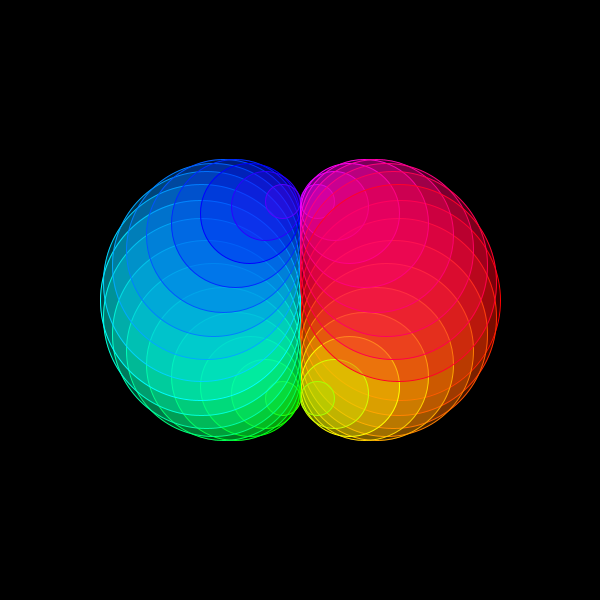
Frame 1 (no input)
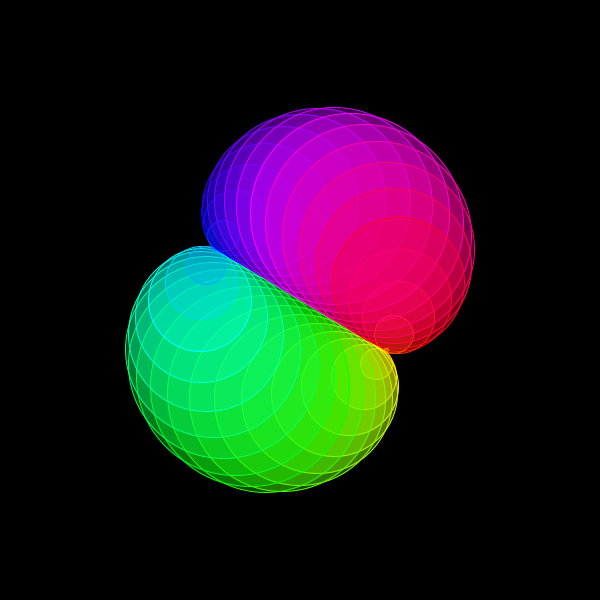
Frame 60 (the mouse pressed at the canvas centre just before this capture)
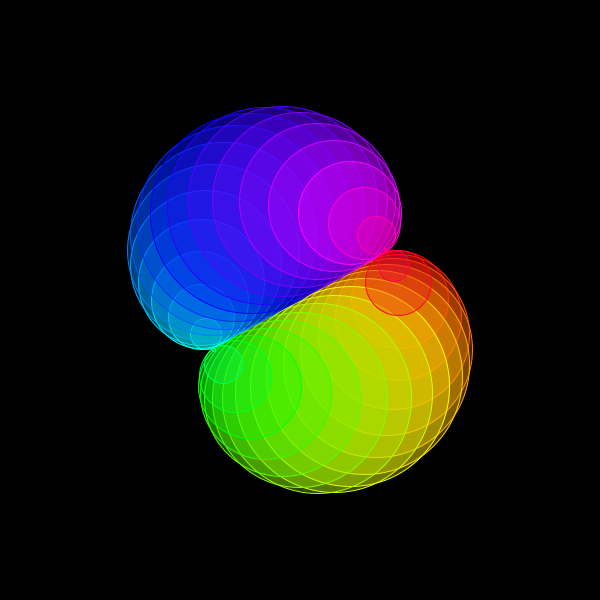
Frame 120 (the mouse held since frame 60 and released just before this capture)

The Processing sketch that drew these frames (run headless with seeded random() and noise(); from frame 60 on, the mouse is pressed at the canvas centre):

// Processing sketch: processing_83530
// ── processing_83530.pde

int time = 0;

void setup(){
  size(600, 600);
  noFill();
  stroke(255);
  colorMode(HSB, 360); 
}

void draw(){
  background(0);
  for(int i = 0; i < 360; i+= 10){
    float x = cos(radians(i)) * 100 + width / 2;
    float y = sin(radians(i)) * 100 + height / 2;
    float w = cos(radians(time + i)) * 200;
    w = abs(w);
    stroke(i, 360, 360);   //  色をつけた 
    fill(i,360,360,100);
    ellipse(x, y, w, w);
  }
  time++;
}
